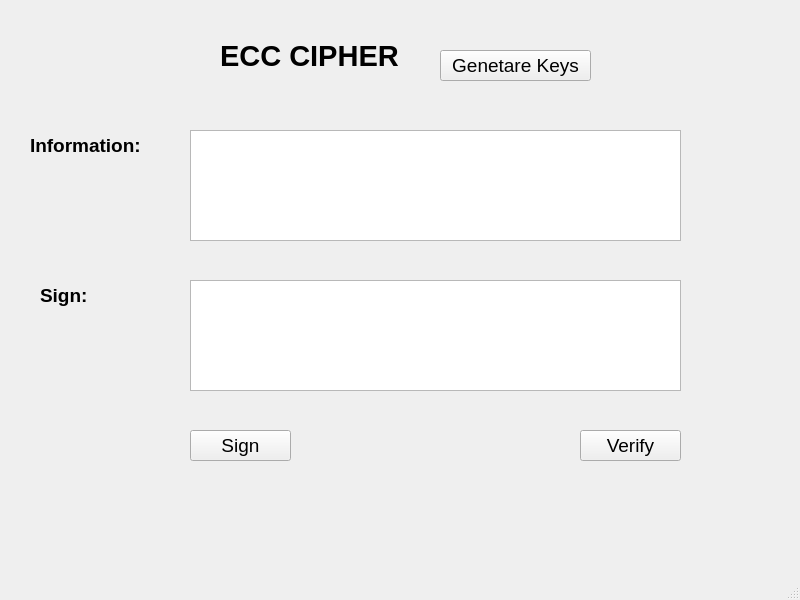
<?xml version="1.0" encoding="UTF-8"?>
<ui version="4.0">
 <class>MainWindow</class>
 <widget class="QMainWindow" name="MainWindow">
  <property name="geometry">
   <rect>
    <x>0</x>
    <y>0</y>
    <width>800</width>
    <height>600</height>
   </rect>
  </property>
  <property name="windowTitle">
   <string>MainWindow</string>
  </property>
  <widget class="QWidget" name="centralwidget">
   <widget class="QLabel" name="label">
    <property name="geometry">
     <rect>
      <x>220</x>
      <y>40</y>
      <width>211</width>
      <height>31</height>
     </rect>
    </property>
    <property name="font">
     <font>
      <pointsize>22</pointsize>
      <weight>75</weight>
      <bold>true</bold>
     </font>
    </property>
    <property name="text">
     <string>ECC CIPHER</string>
    </property>
   </widget>
   <widget class="QLabel" name="label_2">
    <property name="geometry">
     <rect>
      <x>30</x>
      <y>130</y>
      <width>151</width>
      <height>31</height>
     </rect>
    </property>
    <property name="font">
     <font>
      <pointsize>14</pointsize>
      <weight>75</weight>
      <bold>true</bold>
     </font>
    </property>
    <property name="text">
     <string>Information:</string>
    </property>
   </widget>
   <widget class="QLabel" name="label_3">
    <property name="geometry">
     <rect>
      <x>40</x>
      <y>280</y>
      <width>151</width>
      <height>31</height>
     </rect>
    </property>
    <property name="font">
     <font>
      <pointsize>14</pointsize>
      <weight>75</weight>
      <bold>true</bold>
     </font>
    </property>
    <property name="text">
     <string>Sign:</string>
    </property>
   </widget>
   <widget class="QTextEdit" name="txt_info">
    <property name="geometry">
     <rect>
      <x>190</x>
      <y>130</y>
      <width>491</width>
      <height>111</height>
     </rect>
    </property>
   </widget>
   <widget class="QTextEdit" name="txt_sign">
    <property name="geometry">
     <rect>
      <x>190</x>
      <y>280</y>
      <width>491</width>
      <height>111</height>
     </rect>
    </property>
   </widget>
   <widget class="QToolButton" name="btn_sign">
    <property name="geometry">
     <rect>
      <x>190</x>
      <y>430</y>
      <width>101</width>
      <height>31</height>
     </rect>
    </property>
    <property name="font">
     <font>
      <pointsize>14</pointsize>
      <weight>50</weight>
      <bold>false</bold>
     </font>
    </property>
    <property name="text">
     <string>Sign</string>
    </property>
   </widget>
   <widget class="QToolButton" name="btn_verify">
    <property name="geometry">
     <rect>
      <x>580</x>
      <y>430</y>
      <width>101</width>
      <height>31</height>
     </rect>
    </property>
    <property name="font">
     <font>
      <pointsize>14</pointsize>
      <weight>50</weight>
      <bold>false</bold>
     </font>
    </property>
    <property name="text">
     <string>Verify</string>
    </property>
   </widget>
   <widget class="QToolButton" name="btn_key">
    <property name="geometry">
     <rect>
      <x>440</x>
      <y>50</y>
      <width>151</width>
      <height>31</height>
     </rect>
    </property>
    <property name="font">
     <font>
      <pointsize>14</pointsize>
      <weight>50</weight>
      <bold>false</bold>
     </font>
    </property>
    <property name="text">
     <string>Genetare Keys</string>
    </property>
   </widget>
  </widget>
  <widget class="QMenuBar" name="menubar">
   <property name="geometry">
    <rect>
     <x>0</x>
     <y>0</y>
     <width>800</width>
     <height>21</height>
    </rect>
   </property>
  </widget>
  <widget class="QStatusBar" name="statusbar"/>
 </widget>
 <resources/>
 <connections/>
</ui>
